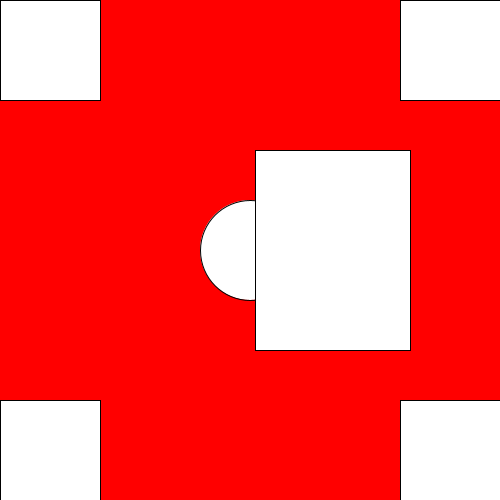
Frame 1 (no input)
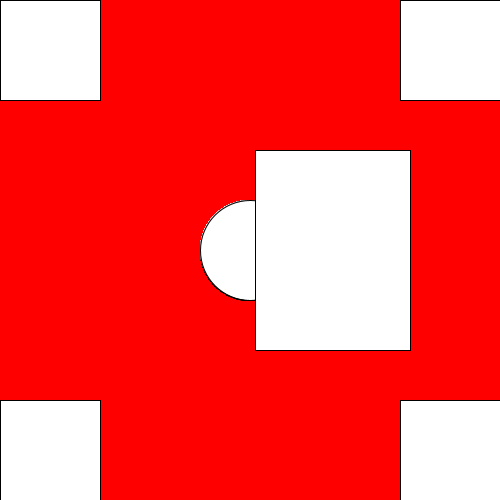
Frame 60 (the mouse pressed at the canvas centre just before this capture)
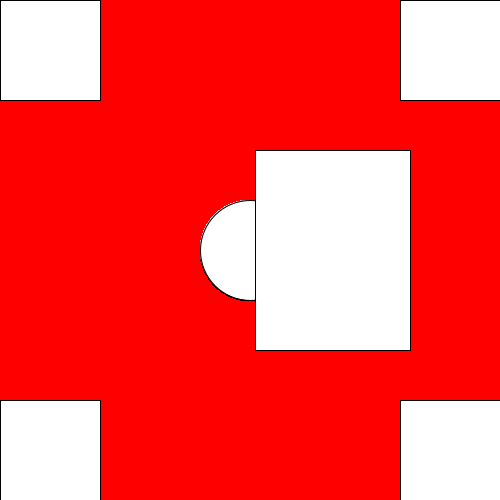
Frame 120 (the mouse held since frame 60 and released just before this capture)

The Processing sketch that drew these frames (run headless with seeded random() and noise(); from frame 60 on, the mouse is pressed at the canvas centre):

// Processing sketch: sini_m_s
// ── sini_m_s.pde

void setup()
{

size(500,500);
//background(0,255,0);
background(255,0,0);
//backgroup(
}
void draw()
{

rect(0,0,100,100);
rect(400,0,100,100);
rect(0,400,100,100);
rect(400,400,100,100);
ellipse(250,250,100,100);
rect(255,150,155,200);


}
